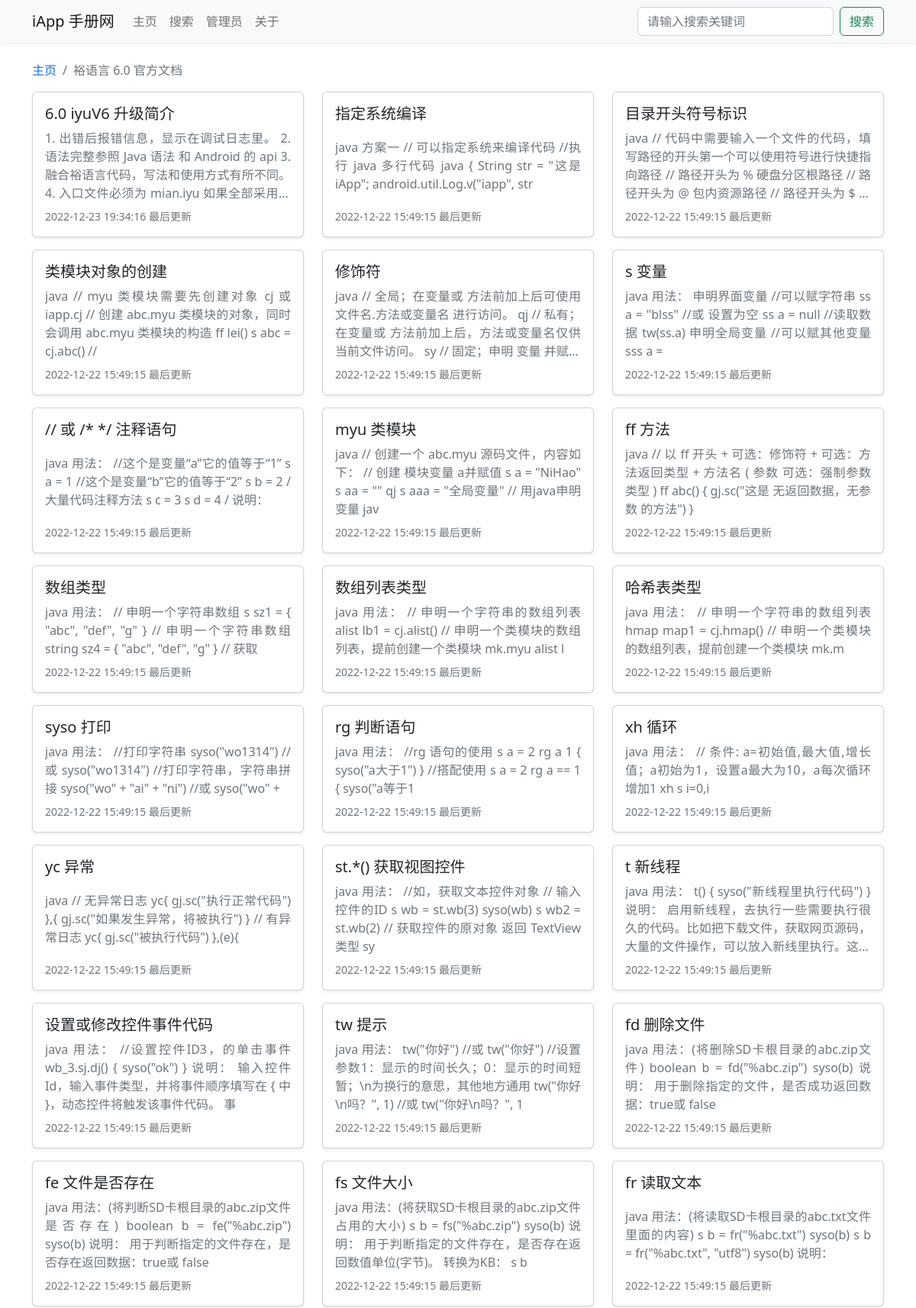
The app's page /book_55.html (upper part) with its own data.
### tables this page shows
CREATE TABLE `iapp_doc_book` (
  `id` int NOT NULL AUTO_INCREMENT COMMENT '手册ID',
  `create_time` datetime NOT NULL DEFAULT CURRENT_TIMESTAMP COMMENT '上传时间',
  `intro` varchar(500) NOT NULL COMMENT '手册介绍',
  `title` varchar(255) NOT NULL COMMENT '手册标题',
  `update_time` datetime NOT NULL DEFAULT CURRENT_TIMESTAMP COMMENT '最后更新时间',
  PRIMARY KEY (`id`) USING BTREE
);

CREATE TABLE `iapp_doc_article` (
  `id` int NOT NULL AUTO_INCREMENT COMMENT '文章ID',
  `title` varchar(255) NOT NULL COMMENT '文章标题',
  `content` text NOT NULL COMMENT '文章内容',
  `update_time` datetime NOT NULL DEFAULT CURRENT_TIMESTAMP COMMENT '更新时间',
  `book_id` int DEFAULT NULL COMMENT '所属手册ID',
  PRIMARY KEY (`id`) USING BTREE,
  KEY `book_id` (`book_id`) USING BTREE,
  CONSTRAINT `iapp_doc_article_ibfk_1` FOREIGN KEY (`book_id`) REFERENCES `iapp_doc_book` (`id`) ON DELETE RESTRICT ON UPDATE RESTRICT
);

### include/public_fun.php (called while the page is built, shortened)
<?php
class Public_fun
{
    public int $book_id;
    public int $article_id;
    public function get_book_info()
    {
        $table = Config::$table['book'];
        $sql = "SELECT * FROM `$table` WHERE `id` = {$this->book_id};";
        $result = mysqli_query(Init::$conn, $sql);
        $data = mysqli_fetch_assoc($result);
        $this->book_title = $data['title'];
    }
    public function get_book_id()
    {
        $book_id = $_GET['book_id'] ?? '';
        $this->book_id = $book_id;
    }
    public function if_has_login()
    {
        $password = $_COOKIE['password'] ?? '';
    }
    public function get_article_url(int ...$article_id)
    {
        $article_id = $article_id ? $article_id[0] : $this->article_id;
        $article_url = 'article.php?article_id=' . $article_id;
        $article_url_static = 'article_' . $article_id . '.html';
        return Config::$url_static ? $article_url_static : $article_url;
    }
}

### book.php (the view, shortened to what this page needs)
<?php
require('./include/config.php');
require('./include/init.php');
require('./include/public_fun.php');
class Book extends Public_fun
{
    public function __construct()
    {
        $this->get_book_info();
        $this->get_article_list();
    }
    public function get_article_list()
    {
        $table = Config::$table['article'];
        $sql = "SELECT * FROM `$table` WHERE `book_id` = {$this->book_id};";
        $result = mysqli_query(Init::$conn, $sql);
        $data = mysqli_fetch_all($result, MYSQLI_ASSOC);
        $this->article_list = $data;
    }
}
$book = new Book();
?>
<!DOCTYPE html>
<html lang="zh-CN">
<head>
    <?php require('./include/head.php') ?>
</head>
<body>
    <?php require('./include/nav.php') ?>
    <div class="container">
        <nav>
            <ol class="breadcrumb">
                <li class="breadcrumb-item"><a href="./">主页</a></li>
                <li class="breadcrumb-item active"><?php echo strip_tags($book->book_title) ?></li>
            </ol>
        </nav>
        <div class="row">
            <?php
            function parse_content($text)
            {
                $text = strip_tags(mb_substr($text, 0, 120));
                $text = preg_replace('/[#[\]!<>*`-]/', '', $text);
                return $text;
            }
            foreach ($book->article_list as $article_info) {
                echo '
            <div class="col-xxl-3 col-xl-4 col-lg-4 col-md-6 mb-3">
                <a title="' . strip_tags($article_info['title']) . '"
                    class="justify-content-between card card-body shadow-sm h-100"
                    href="' . $book->get_article_url($article_info['id']) . '" role="button">
                    <div class="h5 text-truncate">' . $article_info['title'] . '</div>
                    <div class="mb-2 limit-line-4 text-muted text-justify">
                        ' . parse_content($article_info['content']) .
                    '</div>
                    <div class="text-muted small">' . $article_info['update_time'] . ' 最后更新</div>
                </a>
            </div>';
            }
            ?>
        </div>
    </div>
</body>
</html>

### include/head.php (style rules this page uses)
.limit-line-4 { overflow: hidden; display: -webkit-box; -webkit-line-clamp: 4; -webkit-box-orient: vertical; }
.text-justify { text-align: justify; }
a { text-decoration: none; }

### records on screen
iapp_doc_book: title "裕语言 6.0 官方文档"
iapp_doc_article: title "6.0 iyuV6 升级简介", content "1. 出错后报错信息，显示在调试日志里。 2. 语法完整参照 Java 语法 和 Android 的 api 3. 融合裕语言代码，写法和使用方式有所不同。 4. 入口文件必须为…", update_time "2022-12-23 19:34:16"
iapp_doc_article: title "指定系统编译", content "java 方案一 // 可以指定系统来编译代码 //执行 java 多行代码 java { String str = \"这是 iApp\"; android.util.Log.v(\"iapp\", str", update_time "2022-12-22 15:49:15"
iapp_doc_article: title "目录开头符号标识", content "java // 代码中需要输入一个文件的代码，填写路径的开头第一个可以使用符号进行快捷指向路径 // 路径开头为 % 硬盘分区根路径 // 路径开头为 @ 包内资源路径 // 路径开头为…", update_time "2022-12-22 15:49:15"
iapp_doc_article: title "类模块对象的创建", content "java // myu 类模块需要先创建对象 cj 或 iapp.cj // 创建 abc.myu 类模块的对象，同时会调用 abc.myu 类模块的构造 ff lei() s abc = cj.abc() //", update_time "2022-12-22 15:49:15"
iapp_doc_article: title "修饰符", content "java // 全局；在变量或 方法前加上后可使用 文件名.方法或变量名 进行访问。 qj // 私有；在变量或 方法前加上后，方法或变量名仅供当前文件访问。 sy // 固定；申明…", update_time "2022-12-22 15:49:15"
iapp_doc_article: title "s 变量", content "java 用法： 申明界面变量 //可以赋字符串 ss a = \"blss\" //或 设置为空 ss a = null //读取数据 tw(ss.a) 申明全局变量 //可以赋其他变量 sss a =", update_time "2022-12-22 15:49:15"
iapp_doc_article: title "// 或 /* */ 注释语句", content "java 用法： //这个是变量“a”它的值等于“1” s a = 1 //这个是变量“b”它的值等于“2” s b = 2 / 大量代码注释方法 s c = 3 s d = 4 / 说明：", update_time "2022-12-22 15:49:15"
iapp_doc_article: title "myu 类模块", content "java // 创建一个 abc.myu 源码文件，内容如下： // 创建 模块变量 a并赋值 s a = \"NiHao\" s aa = \"\" qj s aaa = \"全局变量\" // 用java申明变量 jav", update_time "2022-12-22 15:49:15"
iapp_doc_article: title "ff 方法", content "java // 以 ff 开头 + 可选：修饰符 + 可选：方法返回类型 + 方法名 ( 参数 可选：强制参数类型 ) ff abc() { gj.sc(\"这是 无返回数据，无参数 的方法\") }", update_time "2022-12-22 15:49:15"
iapp_doc_article: title "数组类型", content "java 用法： // 申明一个字符串数组 s sz1 = { \"abc\", \"def\", \"g\" } // 申明一个字符串数组 string sz4 = { \"abc\", \"def\", \"g\" } // 获取", update_time "2022-12-22 15:49:15"
iapp_doc_article: title "数组列表类型", content "java 用法： // 申明一个字符串的数组列表 alist lb1 = cj.alist() // 申明一个类模块的数组列表，提前创建一个类模块 mk.myu alist l", update_time "2022-12-22 15:49:15"
iapp_doc_article: title "哈希表类型", content "java 用法： // 申明一个字符串的数组列表 hmap map1 = cj.hmap() // 申明一个类模块的数组列表，提前创建一个类模块 mk.m", update_time "2022-12-22 15:49:15"
iapp_doc_article: title "syso 打印", content "java 用法： //打印字符串 syso(\"wo1314\") //或 syso(\"wo1314\") //打印字符串，字符串拼接 syso(\"wo\" + \"ai\" + \"ni\") //或 syso(\"wo\" +", update_time "2022-12-22 15:49:15"
iapp_doc_article: title "rg 判断语句", content "java 用法： //rg 语句的使用 s a = 2 rg a 1 { syso(\"a大于1\") } //搭配使用 s a = 2 rg a == 1 { syso(\"a等于1", update_time "2022-12-22 15:49:15"
iapp_doc_article: title "xh 循环", content "java 用法： // 条件: a=初始值,最大值,增长值；a初始为1，设置a最大为10，a每次循环增加1 xh s i=0,i", update_time "2022-12-22 15:49:15"
iapp_doc_article: title "yc 异常", content "java // 无异常日志 yc{ gj.sc(\"执行正常代码\") },{ gj.sc(\"如果发生异常，将被执行\") } // 有异常日志 yc{ gj.sc(\"被执行代码\") },(e){", update_time "2022-12-22 15:49:15"
iapp_doc_article: title "st.*() 获取视图控件", content "java 用法： //如，获取文本控件对象 // 输入控件的ID s wb = st.wb(3) syso(wb) s wb2 = st.wb(2) // 获取控件的原对象 返回 TextView类型 sy", update_time "2022-12-22 15:49:15"
iapp_doc_article: title "t 新线程", content "java 用法： t() { syso(\"新线程里执行代码\") }…", update_time "2022-12-22 15:49:15"
iapp_doc_article: title "设置或修改控件事件代码", content "java 用法： //设置控件ID3，的单击事件 wb_3.sj.dj() { syso(\"ok\") } 说明： 输入控件Id，输入事件类型，并将事件顺序填写在 { 中 }，动态控件将触发该事件代码。 事", update_time "2022-12-22 15:49:15"
iapp_doc_article: title "tw 提示", content "java 用法： tw(\"你好\") //或 tw(\"你好\") //设置参数1：显示的时间长久；0：显示的时间短暂；\\n为换行的意思，其他地方通用 tw(\"你好\\n吗？\", 1) //或 tw(\"你好\\n吗？\", 1", update_time "2022-12-22 15:49:15"
iapp_doc_article: title "fd 删除文件", content "java 用法：(将删除SD卡根目录的abc.zip文件) boolean b = fd(\"%abc.zip\") syso(b) 说明： 用于删除指定的文件，是否成功返回数据：true或 false", update_time "2022-12-22 15:49:15"
iapp_doc_article: title "fe 文件是否存在", content "java 用法：(将判断SD卡根目录的abc.zip文件是否存在) boolean b = fe(\"%abc.zip\") syso(b) 说明： 用于判断指定的文件存在，是否存在返回数据：true或 false", update_time "2022-12-22 15:49:15"
iapp_doc_article: title "fs 文件大小", content "java 用法：(将获取SD卡根目录的abc.zip文件占用的大小) s b = fs(\"%abc.zip\") syso(b) 说明： 用于判断指定的文件存在，是否存在返回数值单位(字节)。 转换为KB： s b", update_time "2022-12-22 15:49:15"
iapp_doc_article: title "fr 读取文本", content "java 用法：(将读取SD卡根目录的abc.txt文件里面的内容) s b = fr(\"%abc.txt\") syso(b) s b = fr(\"%abc.txt\", \"utf8\") syso(b) 说明：", update_time "2022-12-22 15:49:15"

### other values on screen
Config::$site_title "iApp 手册网"
